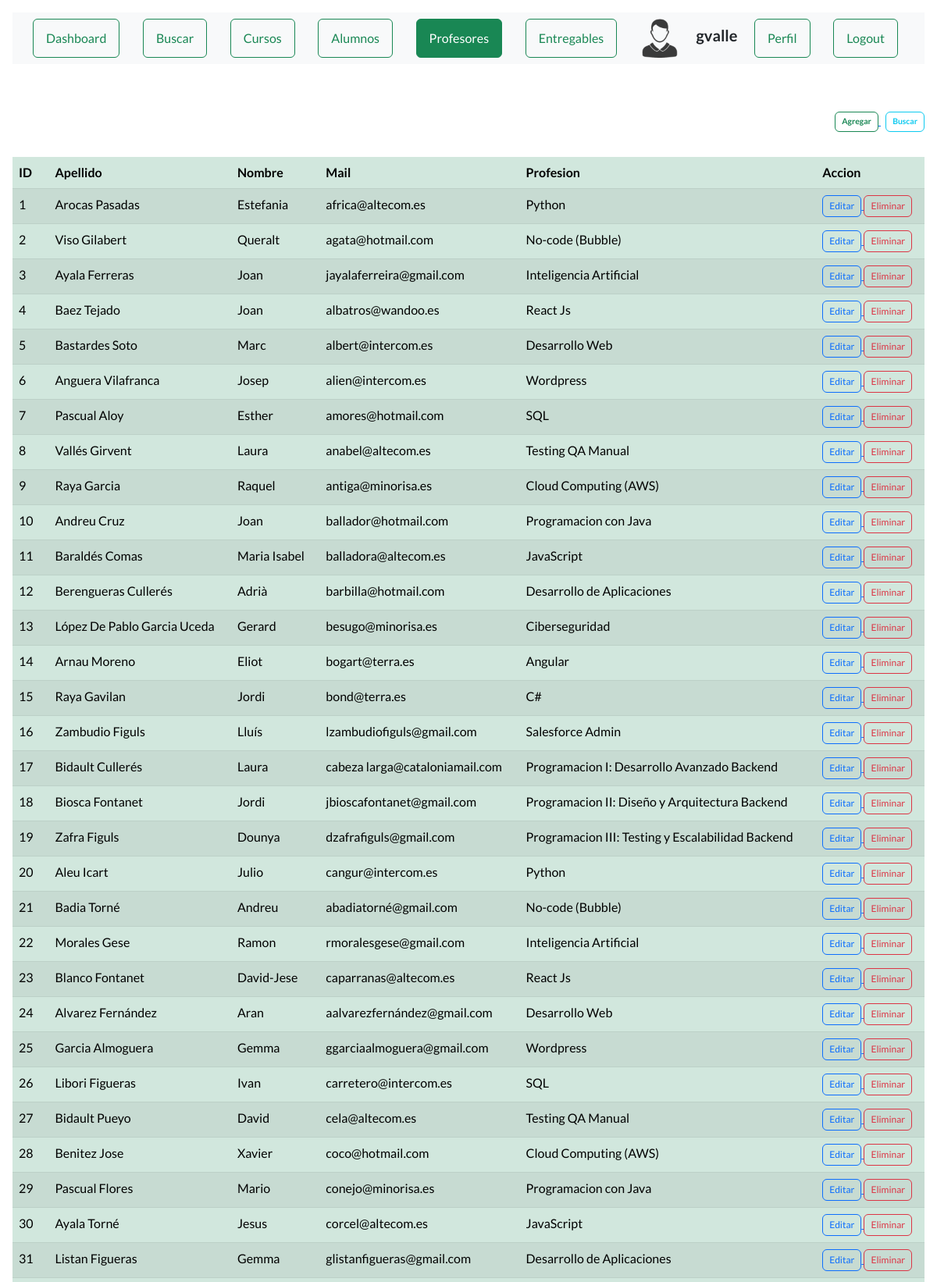
The page /ver_profesores (signed in, upper part) on the database its author committed.
### AppCoder/models.py (models this page shows, shortened)
class Profesor(models.Model):
    apellido = models.CharField(max_length=30)
    nombre = models.CharField(max_length=40)
    mail = models.EmailField()
    profesion = models.CharField(max_length=100)

### AppCoder/views.py (the view)
# urls.py: path("ver_profesores", views.ver_profesores, name="profesores"),
def ver_profesores(request):
    profesores = Profesor.objects.all()
    user = request.user.id
    if user is not None:
        profesor_seleccionado = True
        avatares = Avatar.objects.filter(user=request.user.id)
        return render(request, "profesores.html", {"url": avatares[0].imagen.url, "profesores": profesores,
                                                "profesor_seleccionado": profesor_seleccionado})
    return render(request, "profesores.html", {"profesores": profesores})

### AppCoder/templates/profesores.html (shortened to what this page needs)
{% extends "base.html" %}
{% block title %}<h1 class="text-center"> Profesores </h1>{% endblock %}
{% load static %}
{% block contenido %}
    <div class="d-grid gap-2 col-12 mx-auto justify-content-md-end">
        <div>
            <a href="{% url 'alta_profesor' %}">
                <button type="button"
                        class="fw-bold btn btn btn-outline-success"
                        style="--bs-btn-padding-y: .25rem; --bs-btn-padding-x: .5rem;
                        --bs-btn-font-size: .65rem;">
                    Agregar
                </button>
            </a>
            <a href="{% url 'bus_profesor' %}">
                <button type="button"
                        class="fw-bold btn btn btn-outline-info"
                        style="--bs-btn-padding-y: .25rem; --bs-btn-padding-x: .5rem;
                        --bs-btn-font-size: .65rem;">
                    Buscar
                </button>
            </a>
        </div>
    </div>
    {% if profesores %}
    <table class="table table-md table-success table-striped">
    <div class="table-responsive">
        <thead>
            <tr>
                <th>ID</th>
                <th>Apellido</th>
                <th>Nombre</th>
                <th>Mail</th>
                <th>Profesion</th>
                <th>Accion</th>
            </tr>
        </thead>
        <body>
            {% for n in profesores %}
            <tr>
                <td>{{n.id}}</td>
                <td>{{n.apellido}}</td>
                <td>{{n.nombre}}</td>
                <td>{{n.mail}}</td>
                <td>{{n.profesion}}</td>
                <td>
                    {% if request.user.is_authenticated %}
                        <div>
                            {% if request.user.is_staff %}
                            <a href="{% url 'editar_profesor' n.id %}">
                                <button type="button"
                                            class="btn btn-outline-primary"
                                            style="--bs-btn-padding-y: .25rem; --bs-btn-padding-x: .5rem;
                                --bs-btn-font-size: .75rem;">Editar
                                    </button>
                            </a>
                            {% endif %}
                            {% if request.user.is_superuser %}
                            <a href="{% url 'eliminar_profesor' n.id %}">
                                <button type="button"
                                            class="btn btn-outline-danger btnEliminacion"
                                            style="--bs-btn-padding-y: .25rem; --bs-btn-padding-x: .5rem;
                                --bs-btn-font-size: .75rem;">Eliminar
                                    </button>
                            </a>
                            {% endif %}
                        </div>
                    {% endif %}
                </td>
            </tr>
            {% endfor %}
        </body>
        </div>
    </table>
    {% else %}
        <center><h4 class="fs-4 text-warning bg-dark">No hay registros</h4></center>
    {% endif %}
{% endblock %}

### AppCoder/templates/base.html (shortened to what this page needs)
<!DOCTYPE html>
<html lang="en" class="bg-secondary-subtle">
    <head>
        {% load static %}
        <link href="https://cdn.jsdelivr.net/npm/bootstrap-icons@1.5.0/font/bootstrap-icons.css" rel="stylesheet" type="text/css" />
        <link href="{% static 'AppCoder/css/styles.css' %}" rel="stylesheet" />
    </head>
    <body class="p-3 m-0 border-0  bg-secondary-subtle">
        <nav class="navbar navbar-light bg-light static-top">
            <div class="container">
                {% if not request.user.is_authenticated %}
                    <a href="{% url 'login' %}">
                        <button class="btn btn-outline-success me-2" type="button">Login</button>
                    </a>
                    <a href="{% url 'registro' %}">
                        <button class="btn btn-outline-primary me-2" type="button">Registrar</button>
                    </a>
                {% else %}
                    {% if dashboard_seleccionado %}
                        <a href="{% url 'dashboard' %}">
                            <button class="btn btn-success me-2" type="button">Dashboard</button>
                        </a>
                    {% else %}
                        <a href="{% url 'dashboard' %}">
                            <button class="btn btn-outline-success me-2" type="button">Dashboard</button>
                        </a>
                    {% endif %}
                    {% if buscar_seleccionado %}
                        <a href="{% url 'home' %}">
                            <button class="btn btn-success me-2" type="button">Buscar</button>
                        </a>
                    {% else %}
                        <a href="{% url 'home' %}">
                            <button class="btn btn-outline-success me-2" type="button">Buscar</button>
                        </a>
                    {% endif %}
                    {% if curso_seleccionado %}
                        <a href="{% url 'cursos' %}">
                            <button class="btn btn-success me-2" type="button">Cursos</button>
                        </a>
                    {% else %}
                        <a href="{% url 'cursos' %}">
                            <button class="btn btn-outline-success me-2" type="button">Cursos</button>
                        </a>
                    {% endif %}
                    {% if alumno_seleccionado %}
                        <a href="{% url 'alumnos' %}">
                            <button class="btn btn-success me-2" type="button">Alumnos</button>
                        </a>
                    {% else %}
                        <a href="{% url 'alumnos' %}">
                            <button class="btn btn-outline-success me-2" type="button">Alumnos</button>
                        </a>
                    {% endif %}
                    {% if request.user.is_superuser %}
                        {% if profesor_seleccionado %}
                            <a href="{% url 'profesores' %}">
                                <button class="btn btn-success me-2" type="button">Profesores</button>
                            </a>
                        {% else %}
                            <a href="{% url 'profesores' %}">
                                <button class="btn btn-outline-success me-2" type="button">Profesores</button>
                            </a>
                        {% endif %}
                        {% if entregable_seleccionado %}
                            <a href="{% url 'entregables' %}">
                                <button class="btn btn-success me-2" type="button">Entregables</button>
                            </a>
                        {% else %}
                            <a href="{% url 'entregables' %}">
                                <button class="btn btn-outline-success me-2" type="button">Entregables</button>
                            </a>
                        {% endif %}
                    {%endif%}
                    <div>
                        <img src="{{ url }}" alt="" width="50px" height="50px">
                    </div>
                    <div>
                        <h5>{{request.user.username}}</h5>
                    </div>
                    {% if perfil_seleccionado %}
                        <a href="{% url 'EditarPerfil' %}">
                            <button class="btn btn-success me-2" type="button">Perfil</button>
                        </a>
                    {% else %}
                        <a href="{% url 'EditarPerfil' %}">
                            <button class="btn btn-outline-success me-2" type="button">Perfil</button>
                        </a>
                    {% endif %}
                    <a href="{% url 'LogOut' %}">
                        <button class="btn btn-outline-success me-2" type="button">Logout</button>
                    </a>
                {% endif %}
            </div>
        </nav>
        <header class="">
            <div class="container position-relative">
                <div class="row justify-content-center">
                    <div class="col-xl-6">
                        <div class="text-center text-white">
                            {% block title %}<h1 class="mb-5">Inicio</h1>{% endblock %}
                        </div>
                    </div>
                </div>
            </div>
        </header>
        <div class="container-xxxl py-1">
            {% block contenido %}
            {% endblock %}
        </div>
    </body>
</html>

### rows shown on the page
Profesor: id "1", apellido "Arocas Pasadas", nombre "Estefania", mail "africa@altecom.es", profesion "Python", shows "Editar", shows "Eliminar"
Profesor: id "2", apellido "Viso Gilabert", nombre "Queralt", mail "agata@hotmail.com", profesion "No-code (Bubble)", shows "Editar", shows "Eliminar"
Profesor: id "3", apellido "Ayala Ferreras", nombre "Joan", mail "jayalaferreira@gmail.com", profesion "Inteligencia Artificial", shows "Editar", shows "Eliminar"
Profesor: id "4", apellido "Baez Tejado", nombre "Joan", mail "albatros@wandoo.es", profesion "React Js", shows "Editar", shows "Eliminar"
Profesor: id "5", apellido "Bastardes Soto", nombre "Marc", mail "albert@intercom.es", profesion "Desarrollo Web", shows "Editar", shows "Eliminar"
Profesor: id "6", apellido "Anguera Vilafranca", nombre "Josep", mail "alien@intercom.es", profesion "Wordpress", shows "Editar", shows "Eliminar"
Profesor: id "7", apellido "Pascual Aloy", nombre "Esther", mail "amores@hotmail.com", profesion "SQL", shows "Editar", shows "Eliminar"
Profesor: id "8", apellido "Vallés Girvent", nombre "Laura", mail "anabel@altecom.es", profesion "Testing QA Manual", shows "Editar", shows "Eliminar"
Profesor: id "9", apellido "Raya Garcia", nombre "Raquel", mail "antiga@minorisa.es", profesion "Cloud Computing (AWS)", shows "Editar", shows "Eliminar"
Profesor: id "10", apellido "Andreu Cruz", nombre "Joan", mail "ballador@hotmail.com", profesion "Programacion con Java", shows "Editar", shows "Eliminar"
Profesor: id "11", apellido "Baraldés Comas", nombre "Maria Isabel", mail "balladora@altecom.es", profesion "JavaScript", shows "Editar", shows "Eliminar"
Profesor: id "12", apellido "Berengueras Cullerés", nombre "Adrià", mail "barbilla@hotmail.com", profesion "Desarrollo de Aplicaciones", shows "Editar", shows "Eliminar"
Profesor: id "13", apellido "López De Pablo Garcia Uceda", nombre "Gerard", mail "besugo@minorisa.es", profesion "Ciberseguridad", shows "Editar", shows "Eliminar"
Profesor: id "14", apellido "Arnau Moreno", nombre "Eliot", mail "bogart@terra.es", profesion "Angular", shows "Editar", shows "Eliminar"
Profesor: id "15", apellido "Raya Gavilan", nombre "Jordi", mail "bond@terra.es", profesion "C#", shows "Editar", shows "Eliminar"
Profesor: id "16", apellido "Zambudio Figuls", nombre "Lluís", mail "lzambudiofiguls@gmail.com", profesion "Salesforce Admin", shows "Editar", shows "Eliminar"
Profesor: id "17", apellido "Bidault Cullerés", nombre "Laura", mail "cabeza larga@cataloniamail.com", profesion "Programacion I: Desarrollo Avanzado Backend", shows "Editar", shows "Eliminar"
Profesor: id "18", apellido "Biosca Fontanet", nombre "Jordi", mail "jbioscafontanet@gmail.com", profesion "Programacion II: Diseño y Arquitectura Backend", shows "Editar", shows "Eliminar"
Profesor: id "19", apellido "Zafra Figuls", nombre "Dounya", mail "dzafrafiguls@gmail.com", profesion "Programacion III: Testing y Escalabilidad Backend", shows "Editar", shows "Eliminar"
Profesor: id "20", apellido "Aleu Icart", nombre "Julio", mail "cangur@intercom.es", profesion "Python", shows "Editar", shows "Eliminar"
Profesor: id "21", apellido "Badia Torné", nombre "Andreu", mail "abadiatorné@gmail.com", profesion "No-code (Bubble)", shows "Editar", shows "Eliminar"
Profesor: id "22", apellido "Morales Gese", nombre "Ramon", mail "rmoralesgese@gmail.com", profesion "Inteligencia Artificial", shows "Editar", shows "Eliminar"
Profesor: id "23", apellido "Blanco Fontanet", nombre "David-Jese", mail "caparranas@altecom.es", profesion "React Js", shows "Editar", shows "Eliminar"
Profesor: id "24", apellido "Alvarez Fernández", nombre "Aran", mail "aalvarezfernández@gmail.com", profesion "Desarrollo Web", shows "Editar", shows "Eliminar"
Profesor: id "25", apellido "Garcia Almoguera", nombre "Gemma", mail "ggarciaalmoguera@gmail.com", profesion "Wordpress", shows "Editar", shows "Eliminar"
Profesor: id "26", apellido "Libori Figueras", nombre "Ivan", mail "carretero@intercom.es", profesion "SQL", shows "Editar", shows "Eliminar"
Profesor: id "27", apellido "Bidault Pueyo", nombre "David", mail "cela@altecom.es", profesion "Testing QA Manual", shows "Editar", shows "Eliminar"
Profesor: id "28", apellido "Benitez Jose", nombre "Xavier", mail "coco@hotmail.com", profesion "Cloud Computing (AWS)", shows "Editar", shows "Eliminar"
Profesor: id "29", apellido "Pascual Flores", nombre "Mario", mail "conejo@minorisa.es", profesion "Programacion con Java", shows "Editar", shows "Eliminar"
Profesor: id "30", apellido "Ayala Torné", nombre "Jesus", mail "corcel@altecom.es", profesion "JavaScript", shows "Editar", shows "Eliminar"
Profesor: id "31", apellido "Listan Figueras", nombre "Gemma", mail "glistanfigueras@gmail.com", profesion "Desarrollo de Aplicaciones", shows "Editar", shows "Eliminar"

### other values the page prints
{{ request.user.username }} "gvalle"
